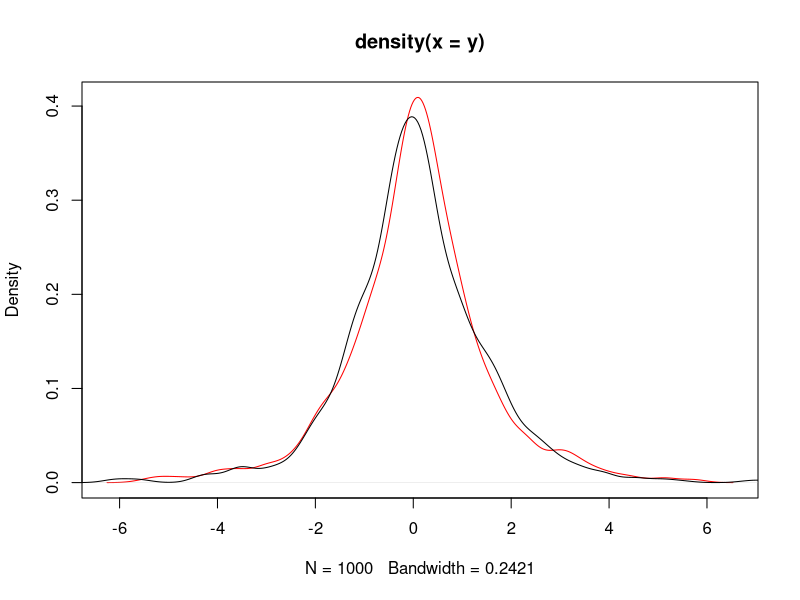
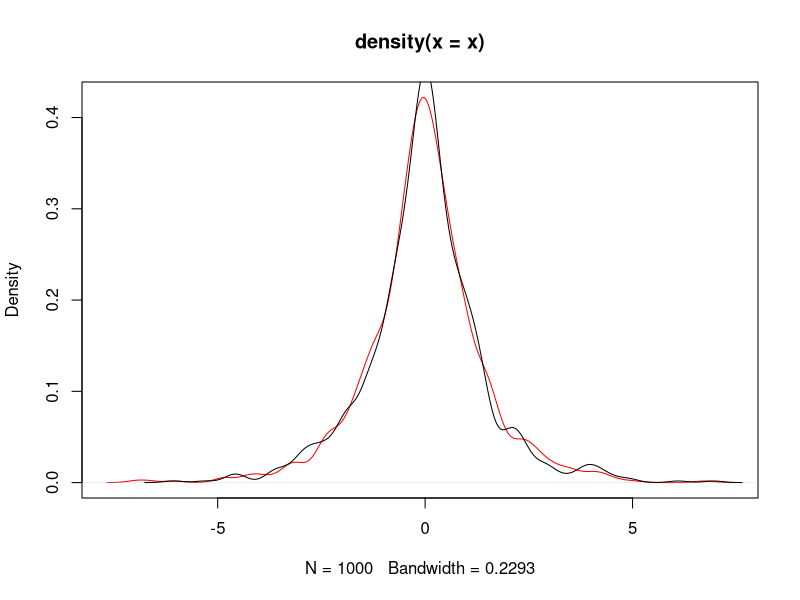
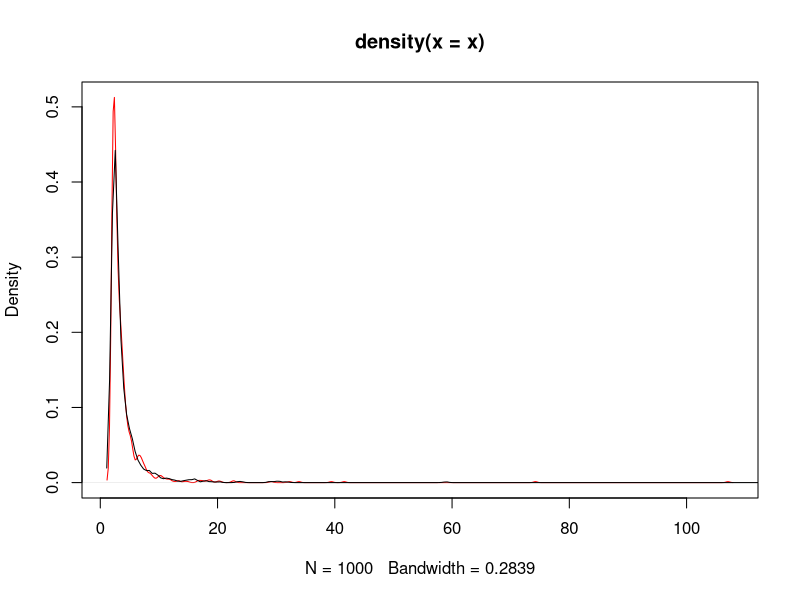
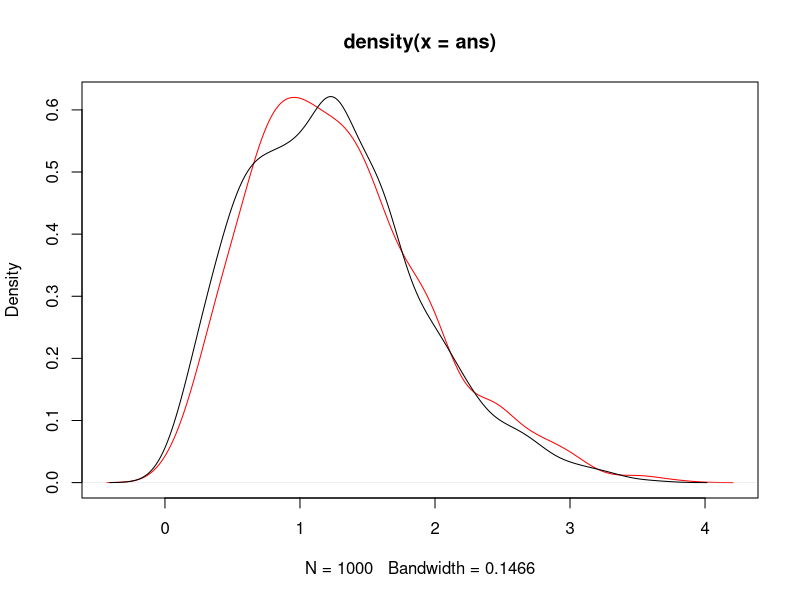
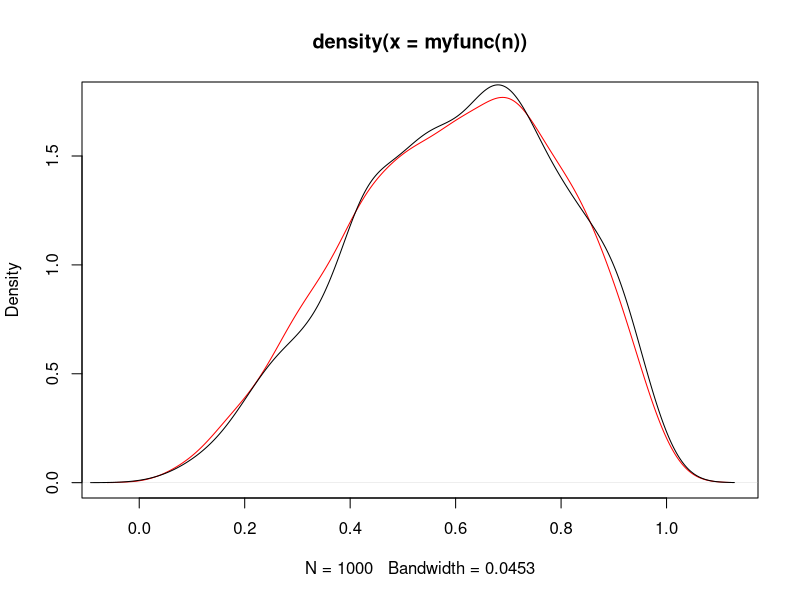

The R script that drew these images, in order: (Note: this script raises an error after producing the figures.)
# 3.2 laplace distribution
# acceptance-rejection method
# f(x) = exp(-|x|)/2
# f(x) < 1/2
# g(x) = 1/12
# c = 6
# determine the upper and lower for x
-optim(0,function (x) -exp(-abs(x))/2)$value
uniroot(function (x) exp(-abs(x))/2 - 0.001,c(-10,0),tol = 1e-9)$root



n <- 1000;k <- j <- 0
y <- numeric(n)

while (k < n) {
  u <- runif(1)
  j <- j + 1
  x <- runif(1,-6,6)
  if (exp(-abs(x)) > u){
    k <- k+1
    y[k]  <- x
 } 
}
plot(density(y),col='red')
lines(density(VGAM::rlaplace(n)))
# the inverse transform method
# F^{-1}(p)= sgn(p-0.5)ln(1-2|p-0.5|)
set.seed(123)
p = runif(n)
x = -sign(p-0.5)*log(1-2*abs(p-0.5))
plot(density(x),col='red')
lines(density(VGAM::rlaplace(n)))

# exercise 3.3
# F(x) = 1 - (b/x)^a
# x = exp(log(b) - log(1-u)/a)
a <- b <- 2
u <- runif(n)
x = exp(log(b) - log(1-u)/a)
plot(density(x),col='red')
lines(density(VGAM::rpareto(n,2,2)))


# exercise 3.4:the rayleigh density
# F(x)=1-exp(-x^2/(2sigma^2))

library(VGAM)
n = 1000

scale = 1
ans <- scale * sqrt(-2 * log(runif(n)))

plot(density(ans),col='red')
lines(density(rrayleigh(n)))

# 3.5 
set.seed(123)
library(dplyr)
n <- 10^3
u = runif(n)
x = case_when(u <= 0.1 ~ 0,
              u > 0.1 & u <= 0.3 ~ 1,
              u > 0.3 & u <= 0.5 ~ 2,
              u > 0.5 & u <= 0.7 ~ 3,
              u > 0.7 & u <= 1 ~ 4)

y <- sample(0:4, size = n, replace = T, 
       prob = c(0.1,0.2,0.2,0.2,0.3))

rbind(table(x)/n,table(y)/n)

# 3.6 prove

# 3.7
# f(x) < 1.8
# c = 2


myfunc <- function(n) {
k <- j <- 0
y <- numeric(n)

while (k < n) {
  u <- runif(1)
  j <- j + 1
  x <- runif(1)
  if (6*x^2*(1-x) > u){
    k <- k+1
    y[k]  <- x
  } 
}
return(y)
}
plot(density(myfunc(n)),col='red')
lines(density(rbeta(n,3,2)))

# 3.8
rm(list=ls)
myfunc <- function(n,mu,sigma) exp(rnorm(n,mu,sigma))

n <- 10^3;mu <- 0;sigma <- 1

x <- myfunc(n,mu,sigma)
# please note :The log normal distribution has density

# f(x) = 1/(√(2 π) σ x) e^-((log x - μ)^2 / (2 σ^2))

# where μ and σ are the mean and standard deviation of the logarithm. 
# The mean is E(X) = exp(μ + 1/2 σ^2),
# and the variance Var(X) = exp(2*μ + σ^2)*(exp(σ^2) - 1)

plot(x,dlnorm(x,meanlog = mu + sigma^2/2,
              sdlog= 2*mu + sigma^2 - log(exp(sigma^2) - 1)),
     col='black')

lines(density(x),col='red')

# 3.9
rm(list=ls())
myfunc <- function(n){
  U1 <- runif(n,-1,1)
  U2 <- runif(n,-1,1)
  U3 <- runif(n,-1,1)
  return(ifelse(abs(U3) >= abs(U1) & abs(U3) >= abs(U2),U2,U3))
  
}
x <- myfunc(10^3)

plot(x,(1-x^2)*3/4,col='red')
lines(density(x))

# 3.11
rm(list=ls())
p1 <- 0.75;n=1000
y <- p1*rnorm(n) + (1-p1)*rnorm(n,mean = 3,sd = 1)
plot(density(y))

for ( i in seq(0.1,0.9,0.1)){
  lines(density(i*rnorm(n) + (1-i)*rnorm(n,mean = 3,sd = 1)),col= 10*i)
}

# 3.12
n = 10^3;beta=2;r=4
y = rexp(n,rgamma(1,shape = 4,rate = 2))

# 3.13
plot(density(y),col ='red')
lines(density(exp(log(beta)-log(runif(n))/r)-beta))

# 3.14
rm(list=ls())
rmvn.Choleski <-
  function(n, mu, Sigma) {
    # generate n random vectors from MVN(mu, Sigma)
    # dimension is inferred from mu and Sigma
    d <- length(mu)
    Q <- chol(Sigma) # Choleski factorization of Sigma
    Z <- matrix(rnorm(n*d), nrow=n, ncol=d)
    X <- Z %*% Q + matrix(mu, n, d, byrow=TRUE)
    X
  }

X <- rmvn.Choleski(200, mu = 0:2, 
                   Sigma = matrix(c(10,-5,5,-5,10,-5,5,-5,10)/10,
                                  nrow=3,byrow = T))
pairs(X)

cor(X)
apply(X,2,mean)


# 3.17
rmvn.Choleski <-
  function(n, mu, Sigma) {
    # generate n random vectors from MVN(mu, Sigma)
    # dimension is inferred from mu and Sigma
    d <- length(mu)
    Q <- chol(Sigma) # Choleski factorization of Sigma
    Z <- matrix(rnorm(n*d), nrow=n, ncol=d)
    X <- Z %*% Q + matrix(mu, n, d, byrow=TRUE)
    X
  }
X <- rmvn.Choleski(200, mu, Sigma)
pairs(X)

# 3.18
d = 5
(m2 <- matrix(1:d^2, 5, 5))
# lower.tri(m2)
m2[lower.tri(m2)] <- 0
m2

for ( i in 1:d) {
  for (j in i:d) {
    m2[i,j] = ifelse(i == j,sqrt(rchisq(1,d-i+1)),rnorm(1))
    
  }
}
m2
